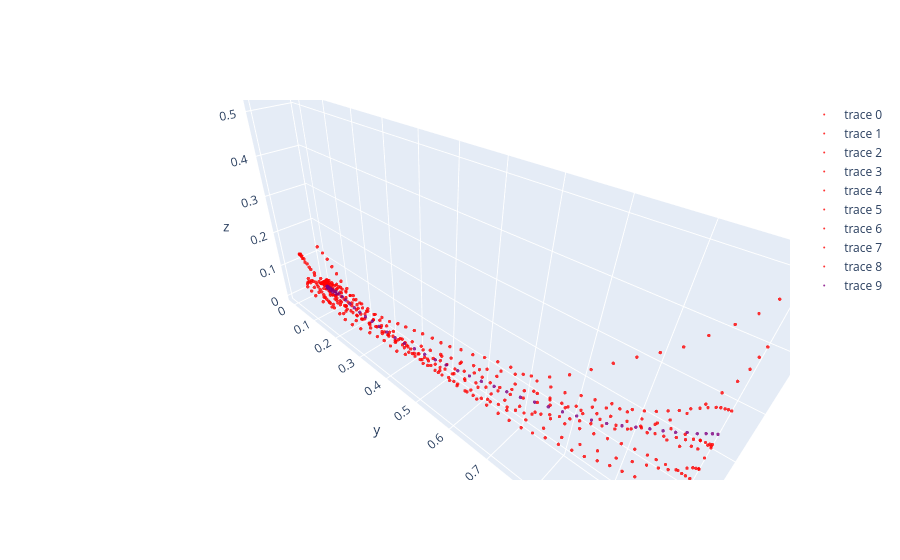

Here is the notebook cell this chart was saved with:
### Code cell
avg_stroke_L = get_avg_stroke(all_strokes_L)

plot_markers(fig_7, avg_stroke_L, 'purple')

fig_7.show()
